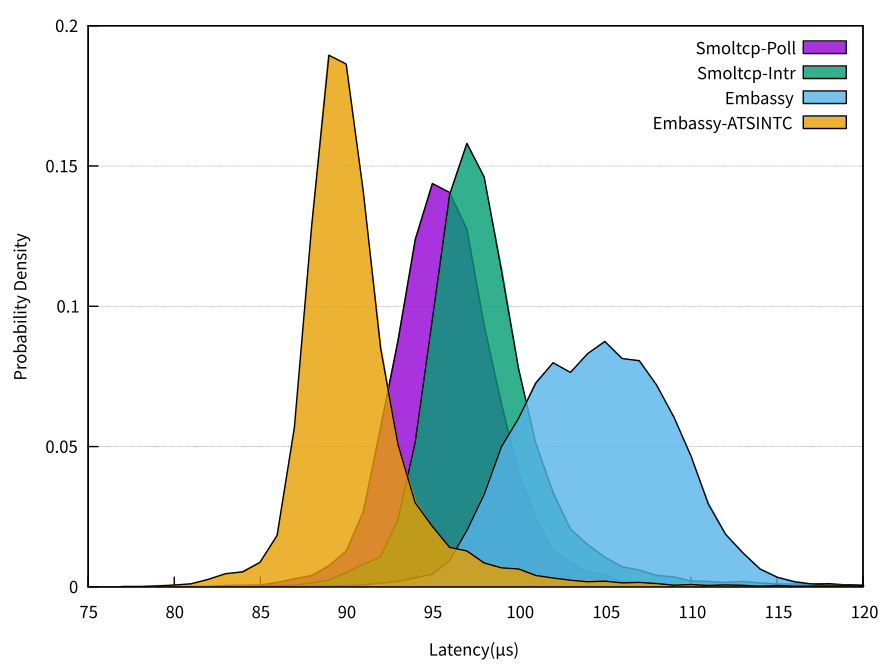

This chart was generated by the following gnuplot code:
set boxwidth 1
set style fill solid 0.5
set grid ytics
set xrange [75:120]
set xtics nomirror
set ytics nomirror
set xtics 5
set yrange [0: 0.20]
set xlabel "Latency({/symbol \155}s)"
set ylabel "Probability Density"

datafile1 = 'points_poll_delay.dat'
datafile2 = 'points_intr_delay.dat'
datafile3 = 'points_embassy_delay.dat'
datafile4 = 'points_atsintc_delay.dat'

set style fill transparent solid 0.8 border -1
plot datafile1 using 1:2 smooth frequency w filledcurves t "Smoltcp-Poll", \
     datafile2 using 1:2 smooth frequency w filledcurves t "Smoltcp-Intr", \
     datafile3 using 1:2 smooth frequency w filledcurves t "Embassy", \
     datafile4 using 1:2 smooth frequency w filledcurves t "Embassy-ATSINTC"
